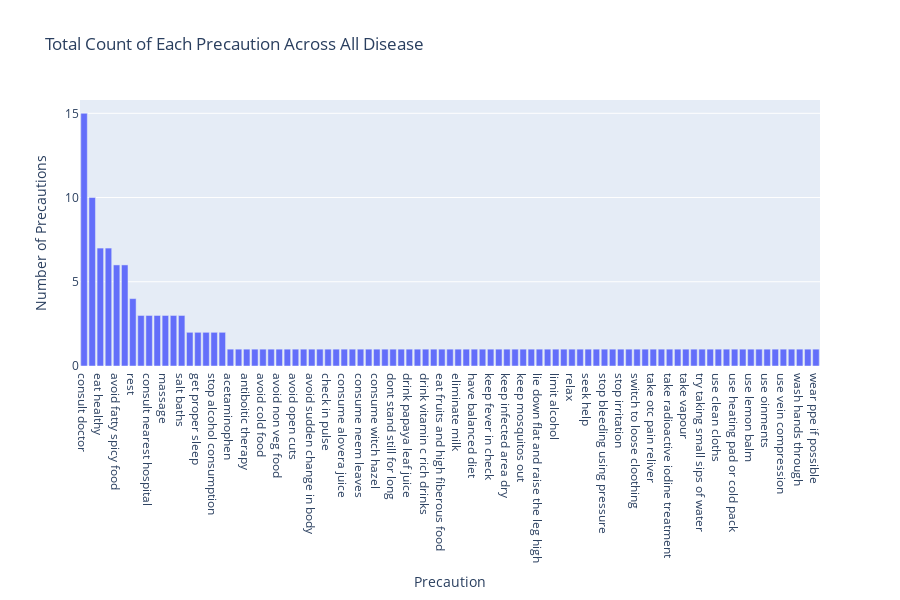

Notebook code for this chart:
### Code cell
# groups the data by each precaution and counts how many times each one appears across all diseases.

import plotly.express as px

# Reshape the DataFrame to have one column per precaution type
precautions_melted = precautions.melt(id_vars=['Disease'], var_name='Precaution_Type', value_name='Precaution')

# Count the occurrence of each precaution for each disease
precautions_count = precautions_melted.groupby(['Precaution']).size().reset_index(name='Count')


# Create the bar plot using Plotly
fig = px.bar(precautions_count, x='Precaution', y='Count', 
             title='Total Count of Each Precaution Across All Disease',
             labels={'Count': 'Number of Precautions'},
             height=600)


# Update layout for better visibility
fig.update_layout(barmode='stack', xaxis={'categoryorder':'total descending'})

# # Save the figure as a high-resolution PNG image
# fig.write_image('precautions_bar_plot.png', format='png', scale=3)  # Adjust scale for higher resolution

# Show the interactive plot
fig.show()

### Figure 1 — Plotly figure (JSON) as saved in the notebook; plotly's stock layout.template omitted (floating-point values rounded to 4 significant figures)
{"data": [{"alignmentgroup": "True", "hovertemplate": "Precaution=%{x}<br>Number of Precautions=%{y}<extra></extra>", "legendgroup": "", "marker": {"color": "#636efa", "pattern": {"shape": ""}}, "name": "", "offsetgroup": "", "orientation": "v", "showlegend": false, "textposition": "auto", "type": "bar", "x": ["Consult nearest hospital", "acetaminophen", "anti itch medicine", "antiboitic therapy", "avoid abrupt head movment", "avoid cold food", "avoid fatty spicy food", "avoid lying down after eating", "avoid non veg food", "avoid oily food", "avoid open cuts", "avoid public places", "avoid sudden change in body", "avoid too many products", "bath twice", "check in pulse", "cold baths", "consult doctor", "consult nearest hospital", "consume alovera juice", "consume milk thistle", "consume neem leaves", "consume probiotic food", "consume witch hazel", "cover mouth", "dont stand still for long", "drink cranberry juice", "drink papaya leaf juice", "drink plenty of water", "drink sugary drinks", "drink vitamin c rich drinks", "ease back into eating", "eat fruits and high fiberous food", "eat healthy", "eat high calorie vegitables", "eliminate milk", "exercise", "follow up", "get away from trigger", "get proper sleep", "have balanced diet", "increase vitamin c intake", "keep fever in check", "keep hydrated", "keep infected area dry", "keep mosquitos away", "keep mosquitos out", "lie down", "lie down flat and raise the leg high", "lie down on side", "limit alcohol", "maintain healthy weight", "massage", "medication", "meditation", "reduce stress", "relax", "remove scabs with wet compressed cloth", "rest", "salt baths", "seek help", "soak affected area in warm water", "stop alcohol consumption", "stop bleeding using pressure", "stop eating solid food for while", "stop irritation", "stop taking drug", "switch to loose cloothing", "take deep breaths", "take otc pain reliver", "take probiotics", "take radioactive iodine treatment", "take vaccine", "take vapour", "try acupuncture", "try taking small sips of water", "use antibiotics", "use clean cloths", "use detol or neem in bathing water", "use heating pad or cold pack", "use hot and cold therapy", "use lemon balm", "use neem in bathing ", "use oinments", "use poloroid glasses in sun", "use vein compression", "vaccination", "warm bath with epsom salt", "wash hands through", "wash hands with warm soapy water", "wear ppe if possible"], "xaxis": "x", "y": [3, 1, 1, 1, 1, 1, 6, 1, 1, 1, 1, 1, 1, 1, 2, 1, 1, 15, 3, 1, 1, 1, 1, 1, 1, 1, 1, 1, 3, 1, 1, 1, 1, 7, 1, 1, 6, 7, 1, 2, 1, 1, 1, 1, 1, 1, 1, 1, 1, 1, 1, 1, 3, 10, 2, 3, 1, 1, 4, 3, 1, 1, 2, 1, 1, 1, 1, 1, 1, 1, 1, 1, 1, 1, 1, 1, 1, 1, 1, 1, 1, 1, 1, 1, 1, 1, 2, 1, 1, 1, 1], "yaxis": "y"}], "layout": {"barmode": "stack", "height": 600, "legend": {"tracegroupgap": 0}, "title": {"text": "Total Count of Each Precaution Across All Disease"}, "xaxis": {"anchor": "y", "categoryorder": "total descending", "domain": [0, 1], "title": {"text": "Precaution"}}, "yaxis": {"anchor": "x", "domain": [0, 1], "title": {"text": "Number of Precautions"}}}}
